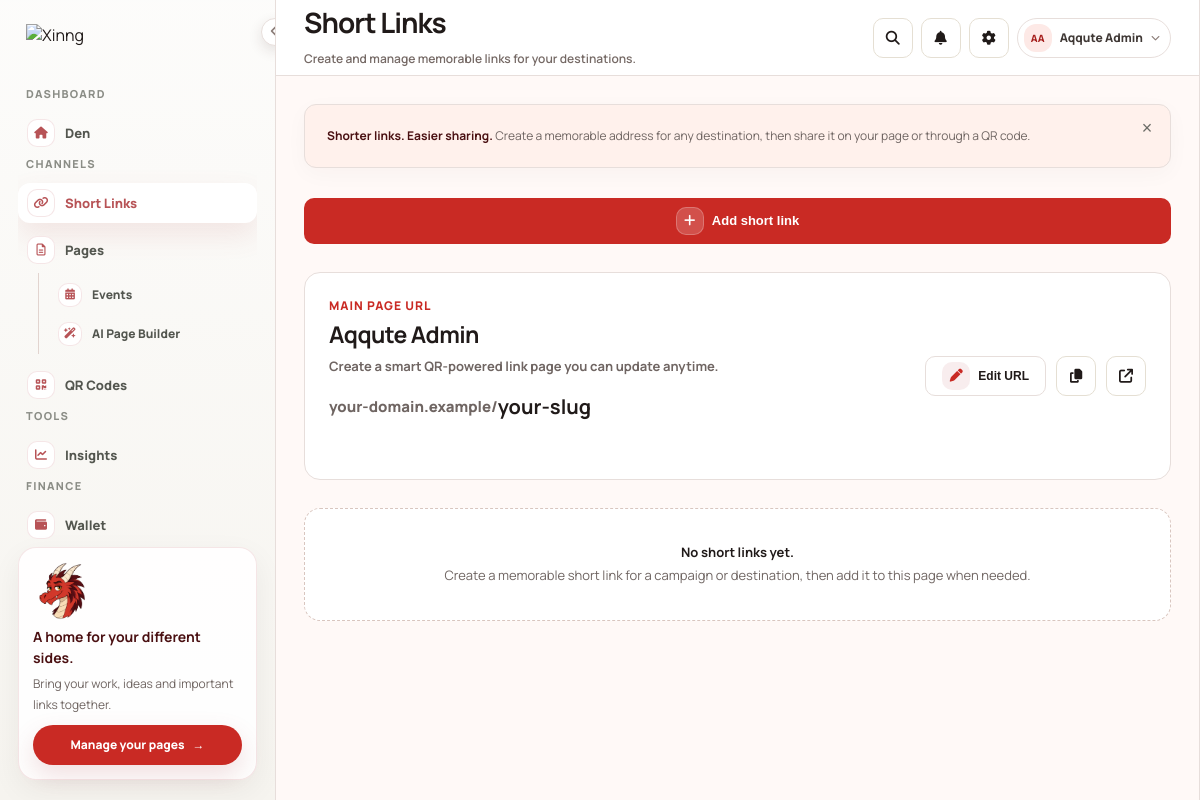
/short_links.php (signed in), run on the app's committed database.
### tables this page shows
CREATE TABLE organization_members (
    id BIGINT UNSIGNED AUTO_INCREMENT PRIMARY KEY,
    organization_id BIGINT UNSIGNED NOT NULL,
    user_id BIGINT UNSIGNED NOT NULL,
    role VARCHAR(32) NOT NULL DEFAULT 'viewer',
    status VARCHAR(24) NOT NULL DEFAULT 'active',
    invited_by BIGINT UNSIGNED NULL,
    joined_at DATETIME DEFAULT CURRENT_TIMESTAMP,
    created_at DATETIME DEFAULT CURRENT_TIMESTAMP,
    updated_at DATETIME DEFAULT CURRENT_TIMESTAMP ON UPDATE CURRENT_TIMESTAMP,
    CONSTRAINT fk_organization_members_org FOREIGN KEY (organization_id) REFERENCES organizations(id) ON DELETE CASCADE,
    CONSTRAINT fk_organization_members_user FOREIGN KEY (user_id) REFERENCES users(id) ON DELETE CASCADE,
    CONSTRAINT fk_organization_members_inviter FOREIGN KEY (invited_by) REFERENCES users(id) ON DELETE SET NULL,
    UNIQUE KEY unique_organization_member (organization_id, user_id),
    INDEX idx_organization_members_user (user_id, status),
    INDEX idx_organization_members_org (organization_id, status)
);

CREATE TABLE organizations (
    id BIGINT UNSIGNED AUTO_INCREMENT PRIMARY KEY,
    uuid CHAR(36) NOT NULL UNIQUE,
    name VARCHAR(150) NOT NULL,
    slug VARCHAR(80) NOT NULL UNIQUE,
    created_by BIGINT UNSIGNED NOT NULL,
    status VARCHAR(24) NOT NULL DEFAULT 'active',
    created_at DATETIME DEFAULT CURRENT_TIMESTAMP,
    updated_at DATETIME DEFAULT CURRENT_TIMESTAMP ON UPDATE CURRENT_TIMESTAMP,
    deleted_at DATETIME NULL,
    CONSTRAINT fk_organizations_creator FOREIGN KEY (created_by) REFERENCES users(id),
    INDEX idx_organizations_status (status)
);

### config.php (called while the page is built, shortened)
<?php
require_once __DIR__ . '/includes/brand.php';
require_once __DIR__ . '/includes/workspace-navigation.php';
$PUBLIC_URL = xinng_normalize_public_url(getenv('APP_URL') ?: getenv('PUBLIC_URL') ?: getenv('SITE_URL') ?: '');
function xinng_ensure_workspace_tables(PDO $pdo): void {
	static $readyConnections = [];
	$connectionId = spl_object_id($pdo);
	if (isset($readyConnections[$connectionId])) return;
}
function xinng_user_organizations(PDO $pdo, int $userId): array {
	$stmt = $pdo->prepare('SELECT o.id, o.uuid, o.name, o.slug, om.role FROM organization_members om JOIN organizations o ON o.id = om.organization_id WHERE om.user_id = ? AND om.status = "active" AND o.status = "active" AND o.deleted_at IS NULL ORDER BY o.name ASC');
	$stmt->execute([$userId]);
	return $stmt->fetchAll();
}
function xinng_active_organization(PDO $pdo, int $userId, string $userName = 'My'): array {
	$organizations = xinng_user_organizations($pdo, $userId);
	$requestedId = filter_var($_SESSION['active_organization_id'] ?? null, FILTER_VALIDATE_INT);
	foreach ($organizations as $organization) {
		if ($requestedId && (int)$organization['id'] === (int)$requestedId) return $organization;
	}
	$active = $organizations[0];
	return $active;
}
function xinng_normalize_public_url(string $value): string {
	$value = trim((string)$value);
	$value = preg_replace('#/+$#', '', $value);
	$host = preg_replace('#^https?://#i', '', $value);
	$host = preg_replace('#/.*$#', '', $host);
	return $value;
}
function xinng_public_base_url(): string {
	global $PUBLIC_URL;
	if (!empty($PUBLIC_URL)) {
		return rtrim(xinng_normalize_public_url($PUBLIC_URL), '/');
	}
	$scheme = 'http';
	$host = $_SERVER['HTTP_X_FORWARDED_HOST'] ?? ($_SERVER['HTTP_HOST'] ?? 'localhost');
	$basePath = '';
	return rtrim($scheme . '://' . $host . $basePath, '/');
}
?>

### includes/brand.php (called while the page is built)
<?php
function xinng_brand_logo_url(string $baseUrl): string {
    static $version = null;
    if ($version === null) {
        $version = (string) filemtime(__DIR__ . '/../assets/images/Logo.png');
    }
    return rtrim($baseUrl, '/') . '/assets/images/Logo.png?v=' . $version;
}

### includes/workspace-navigation.php (called while the page is built, shortened)
<?php
function xinng_workspace_navigation_items(?string $organizationRole = null): array {
    $allows = static function (?string $permission = null, bool $userOwned = false) use ($organizationRole): bool {
        if ($userOwned || $permission === null || $organizationRole === null) return true;
        return xinng_role_can($organizationRole, $permission);
    };
    return [
        'overview' => ['section' => 'Dashboard', 'href' => 'dashboard.php', 'icon' => 'fa-solid fa-house', 'label' => 'Den', 'visible' => true],
        'links' => ['section' => 'Channels', 'href' => 'short_links.php', 'icon' => 'fa-solid fa-link', 'label' => 'Short Links', 'visible' => $allows(null, true)],
        'pages' => ['section' => 'Channels', 'href' => 'pages.php', 'icon' => 'fa-regular fa-file-lines', 'label' => 'Pages', 'visible' => $allows('presence.view', true)],
        'events' => ['section' => 'Pages', 'href' => 'events.php', 'icon' => 'fa-solid fa-calendar-days', 'label' => 'Events', 'visible' => $allows('events.view', true), 'parent' => 'pages'],
        'ai' => ['section' => 'Pages', 'href' => 'ai_page.php', 'icon' => 'fa-solid fa-wand-magic-sparkles', 'label' => 'AI Page Builder', 'visible' => $allows('presence.edit', true), 'parent' => 'pages'],
        'qr' => ['section' => 'Channels', 'href' => 'qr_codes.php', 'icon' => 'fa-solid fa-qrcode', 'label' => 'QR Codes', 'visible' => $allows(null, true)],
        'insights' => ['section' => 'Tools', 'href' => 'insights.php', 'icon' => 'fa-solid fa-chart-line', 'label' => 'Insights', 'visible' => $allows('analytics.view', true)],
        'credits' => ['section' => 'Finance', 'href' => 'credits.php', 'icon' => 'fa-solid fa-wallet', 'label' => 'Wallet', 'visible' => $allows('wallet.view', true)],
        'plans' => ['section' => 'Finance', 'href' => 'wallet/plans', 'icon' => 'fa-solid fa-layer-group', 'label' => 'Plans', 'visible' => $allows('wallet.view', true), 'parent' => 'credits'],
    ];
}
function xinng_workspace_navigation_role(?PDO $pdo, ?int $userId, string $userName = 'My'): ?string {
    try {
        $organization = xinng_active_organization($pdo, $userId, $userName);
        return isset($organization['role']) ? (string)$organization['role'] : null;
    } catch (Throwable $error) {
        error_log('Workspace navigation role unavailable: ' . $error->getMessage());
        return null;
    }
}

### includes/workspace-header-utilities.php (the view, shortened to what this page needs)
<?php
$utilityEscape = static fn ($value): string => htmlspecialchars((string)$value, ENT_QUOTES, 'UTF-8');
$utilityUserName = trim((string)($_SESSION['user_name'] ?? 'User')) ?: 'User';
$utilityWords = preg_split('/\s+/u', $utilityUserName, -1, PREG_SPLIT_NO_EMPTY) ?: [];
$utilityInitials = strtoupper(implode('', array_map(static fn ($word): string => function_exists('mb_substr') ? mb_substr($word, 0, 1) : substr($word, 0, 1), array_slice($utilityWords, 0, 2))));
?>
<link rel="stylesheet" href="assets/css/workspace-floating.css?v=20261021a">
<div class="workspace-header-utilities" data-workspace-utilities>
  <button class="icon-btn" type="button" data-search-open aria-label="Search workspace"><i class="fa-solid fa-magnifying-glass" aria-hidden="true"></i></button>
  <div class="workspace-dropdown-wrap">
    <button class="icon-btn workspace-utility-trigger" type="button" data-utility-toggle="notifications" aria-expanded="false" aria-controls="workspace-notifications" aria-label="Notifications"><i class="fa-solid fa-bell" aria-hidden="true"></i><?php if ($utilityUnread): ?><span class="utility-count"><?= (int)$utilityUnread ?></span><?php endif; ?></button>
  </div>
  <button class="icon-btn workspace-utility-trigger" type="button" data-utility-pane="settings" aria-label="Quick settings" aria-expanded="false"><i class="fa-solid fa-gear" aria-hidden="true"></i></button>
  <div class="workspace-dropdown-wrap">
    <button class="workspace-user-trigger" type="button" data-utility-toggle="profile" aria-expanded="false" aria-controls="workspace-profile-menu"><span class="avatar"><?= $utilityEscape($utilityInitials ?: 'U') ?></span><span class="workspace-user-trigger-name"><?= $utilityEscape($utilityUserName) ?></span><i class="fa-solid fa-chevron-down" aria-hidden="true"></i></button>
  </div>
</div>

### includes/workspace-sidebar.php (shortened to what this page needs)
<?php
$sidebarActive = (string)($sidebarActive ?? '');
$sidebarUserName = trim((string)($sidebarUserName ?? ($_SESSION['user_name'] ?? 'User'))) ?: 'User';
$sidebarBottom = is_array($sidebarBottom ?? null) ? $sidebarBottom : [];
$sidebarEscape = static fn ($value): string => htmlspecialchars((string)$value, ENT_QUOTES, 'UTF-8');
$sidebarUserId = filter_var($_SESSION['user_id'] ?? null, FILTER_VALIDATE_INT) ?: null;
$sidebarPdo = isset($pdo) && $pdo instanceof PDO ? $pdo : null;
$sidebarRole = xinng_workspace_navigation_role($sidebarPdo, $sidebarUserId, $sidebarUserName);
$sidebarItems = xinng_workspace_navigation_items($sidebarRole);
$sidebarSections = ['Dashboard' => ['overview'], 'Channels' => ['links', 'pages', 'qr'], 'Tools' => ['insights'], 'Finance' => ['credits']];
$sidebarPageChildren = ['events', 'ai'];
$sidebarWalletChildren = ['plans'];
?>
<link rel="stylesheet" href="assets/css/workspace-shell.css?v=20261019a">
<aside class="sidebar workspace-sidebar" aria-label="Dashboard navigation">
  <button class="workspace-sidebar-edge-toggle" type="button" aria-label="Collapse navigation" aria-expanded="true" title="Collapse navigation"><i class="fa-solid fa-chevron-left" aria-hidden="true"></i></button>
  <div class="brand-slot" aria-label="xin.ng brand">
    <a class="xinng-brand" href="<?= $sidebarEscape(xinng_public_base_url()) ?>/index.php" aria-label="Xinng home"><img class="xinng-brand__image" src="<?= $sidebarEscape(xinng_brand_logo_url(xinng_public_base_url())) ?>" alt="Xinng" width="1736" height="906"></a>
  </div>
  <nav>
    <div class="nav-section">
      <div class="nav-heading"><span class="nav-heading-label">Dashboard</span></div>
      <?php foreach ($sidebarSections as $sidebarSectionLabel => $sidebarKeys): ?>
        <?php if ($sidebarSectionLabel !== 'Dashboard'): ?><div class="nav-heading"><span class="nav-heading-label"><?= $sidebarEscape($sidebarSectionLabel) ?></span></div><?php endif; ?>
        <?php foreach ($sidebarKeys as $sidebarKey): $sidebarItem = $sidebarItems[$sidebarKey]; if (!$sidebarItem['visible']) continue; ?>
        <a class="nav-item<?= $sidebarActive === $sidebarKey || ($sidebarKey === 'credits' && in_array($sidebarActive, $sidebarWalletChildren, true)) ? ' active' : '' ?><?= $sidebarKey === 'pages' && in_array($sidebarActive, $sidebarPageChildren, true) ? ' has-active-child' : '' ?>" href="<?= $sidebarEscape($sidebarItem['href']) ?>" title="<?= $sidebarEscape($sidebarItem['label']) ?>"<?= $sidebarActive === $sidebarKey || ($sidebarKey === 'credits' && in_array($sidebarActive, $sidebarWalletChildren, true)) ? ' aria-current="page"' : '' ?>><span class="nav-icon"><i class="<?= $sidebarEscape($sidebarItem['icon']) ?>" aria-hidden="true"></i></span><span class="nav-label"><?= $sidebarEscape($sidebarItem['label']) ?></span></a>
        <?php if ($sidebarKey === 'pages'): ?>
          <div class="nav-subitems" role="group" aria-label="Pages">
            <?php foreach ($sidebarPageChildren as $sidebarChildKey): $sidebarChild = $sidebarItems[$sidebarChildKey]; if (!$sidebarChild['visible']) continue; ?>
              <a class="nav-item nav-subitem<?= $sidebarActive === $sidebarChildKey ? ' active' : '' ?>" href="<?= $sidebarEscape($sidebarChild['href']) ?>" title="<?= $sidebarEscape($sidebarChild['label']) ?>"<?= $sidebarActive === $sidebarChildKey ? ' aria-current="page"' : '' ?>><span class="nav-icon"><i class="<?= $sidebarEscape($sidebarChild['icon']) ?>" aria-hidden="true"></i></span><span class="nav-label"><?= $sidebarEscape($sidebarChild['label']) ?></span></a>
            <?php endforeach; ?>
          </div>
        <?php endif; ?>
      <?php endforeach; ?>
      <?php endforeach; ?>
    </div>
  </nav>
  <?php if ($sidebarBottom): ?>
    <div class="setup-card workspace-sidebar-message">
      <?php if (!empty($sidebarBottom['image'])): ?><img src="<?= $sidebarEscape($sidebarBottom['image']) ?>" alt="" width="90" height="90"><?php endif; ?>
      <?php if (!empty($sidebarBottom['title'])): ?><strong><?= $sidebarEscape($sidebarBottom['title']) ?></strong><?php endif; ?>
      <?php if (!empty($sidebarBottom['body'])): ?><p><?= $sidebarEscape($sidebarBottom['body']) ?></p><?php endif; ?>
      <?php if (!empty($sidebarBottom['action_label'])): ?>
        <?php if (($sidebarBottom['action_type'] ?? 'link') === 'button'): ?>
          <button class="primary-btn"<?= !empty($sidebarBottom['action_id']) ? ' id="' . $sidebarEscape($sidebarBottom['action_id']) . '"' : '' ?> type="button"><?= $sidebarEscape($sidebarBottom['action_label']) ?> <span aria-hidden="true">&rarr;</span></button>
        <?php else: ?>
          <a class="primary-btn" href="<?= $sidebarEscape($sidebarBottom['action_href'] ?? '#') ?>"><?= $sidebarEscape($sidebarBottom['action_label']) ?> <span aria-hidden="true">&rarr;</span></a>
        <?php endif; ?>
      <?php endif; ?>
    </div>
  <?php endif; ?>
</aside>

### data on the page
organization_members: role "Den", role "Short Links", role "Pages", role "Events", role "AI Page Builder", role "QR Codes", role "Insights", role "Wallet"

### other printed values
$sidebarEscape($sidebarSectionLabel) "CHANNELS"
$sidebarEscape($sidebarSectionLabel) "TOOLS"
$sidebarEscape($sidebarSectionLabel) "FINANCE"
$sidebarEscape($sidebarBottom['title']) "A home for your different sides."
$sidebarEscape($sidebarBottom['body']) "Bring your work, ideas and important links together."
$sidebarEscape($sidebarBottom['action_label']) "Manage your pages"
$workspaceHeaderEscape($workspaceHeaderTitle) "Short Links"
$workspaceHeaderEscape($workspaceHeaderSubtitle) "Create and manage memorable links for your destinations."
$utilityEscape($utilityInitials ?: 'U') "AA"
$utilityEscape($utilityUserName) "Aqqute Admin"
$displayTitle "Aqqute Admin"
$displayBio "Create a smart QR-powered link page you can update anytime."
str_replace(['http://', 'https://'], '', xinng_public_base_url()) "your-domain.example"
$activePage['slug'] "your-slug"
